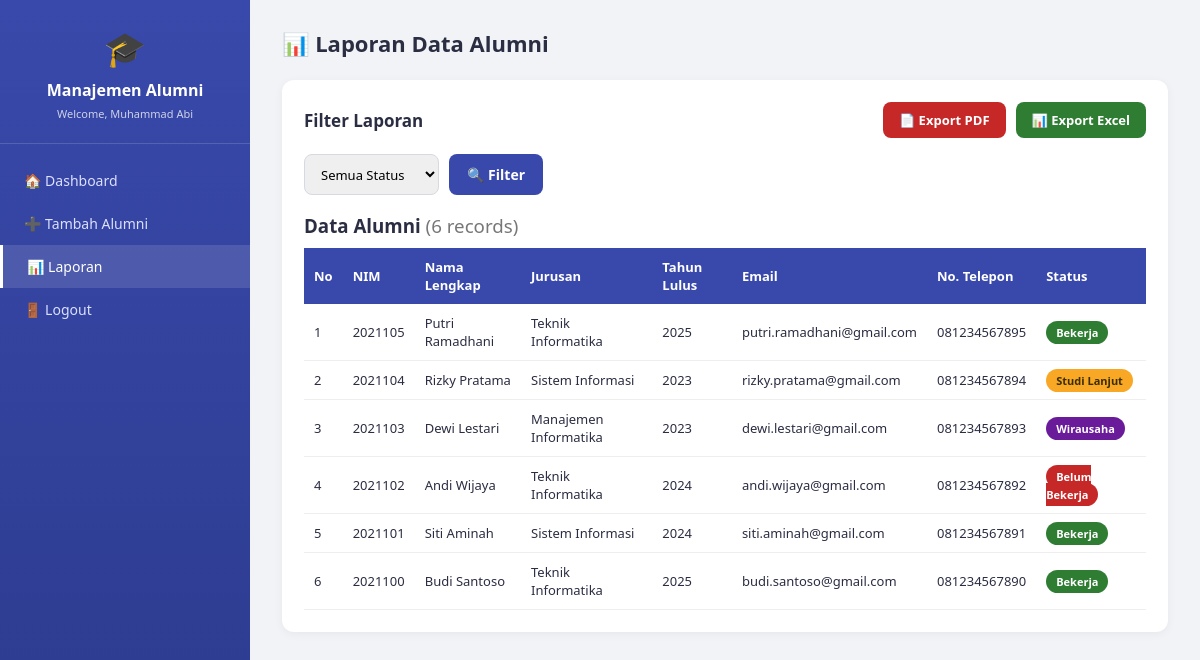
The app's page /view/alumni/laporan.php (signed in) with its own data.
### tables this page shows
CREATE TABLE IF NOT EXISTS alumni (
    id INT AUTO_INCREMENT PRIMARY KEY,
    nim VARCHAR(20) NOT NULL UNIQUE,
    nama_lengkap VARCHAR(100) NOT NULL,
    jurusan VARCHAR(100) NOT NULL,
    tahun_lulus YEAR NOT NULL,
    email VARCHAR(100) NOT NULL,
    no_telepon VARCHAR(20) NOT NULL,
    pekerjaan_saat_ini VARCHAR(100) DEFAULT '-',
    alamat TEXT,
    foto VARCHAR(255) DEFAULT NULL,
    status ENUM('Bekerja','Belum Bekerja','Wirausaha','Studi Lanjut') DEFAULT 'Belum Bekerja',
    created_at TIMESTAMP DEFAULT CURRENT_TIMESTAMP,
    updated_at TIMESTAMP DEFAULT CURRENT_TIMESTAMP ON UPDATE CURRENT_TIMESTAMP
);

### controller/AlumniController.php (called while the page is built, shortened)
<?php
require_once __DIR__ . '/../model/Alumni.php';
class AlumniController
{
    private $alumniModel;
    public function __construct()
    {
        $database = new Database();
        $db = $database->getConnection();
        $this->alumniModel = new Alumni($db);
    }
    public function getData($keyword = '', $status = '')
    {
        return $this->alumniModel->getAll();
    }
}

### model/Model.php (called while the page is built, shortened)
<?php
abstract class Model
{
    public function __construct($db)
    {
        $this->conn = $db;
    }
}

### model/Alumni.php (called while the page is built, shortened)
<?php
require_once __DIR__ . '/Model.php';
class Alumni extends Model
{
    protected $table = "alumni";
    public function getAll()
    {
        $sql = "SELECT * FROM {$this->table} ORDER BY id DESC";
        $stmt = $this->conn->prepare($sql);
        $stmt->execute();
        return $stmt->fetchAll(PDO::FETCH_ASSOC);
    }
}

### view/alumni/laporan.php (the view, shortened to what this page needs)
<?php
require_once __DIR__ . '/../../controller/AlumniController.php';
$controller = new AlumniController();
$statusFilter = $_GET['status'] ?? '';
$data = $controller->getData('', $statusFilter);
function badgeClass($status) {
    return match ($status) {
        'Bekerja' => 'bekerja',
        'Belum Bekerja' => 'belum',
        'Wirausaha' => 'wirausaha',
        'Studi Lanjut' => 'studi',
        default => 'belum',
    };
}
?>
<!DOCTYPE html>
<html lang="id">
<head>
    <link rel="stylesheet" href="../../public/css/style.css">
</head>
<body>
<div class="layout">
    <?php include __DIR__ . '/../layout/sidebar.php'; ?>
    <div class="main-content">
        <div class="topbar">
            <h1>📊 Laporan Data Alumni</h1>
        </div>
        <div class="panel">
            <div class="panel-head">
                <h3>Filter Laporan</h3>
                <div style="display:flex;gap:10px;">
                    <a href="../../controller/export.php?type=pdf&status=<?= urlencode($statusFilter) ?>" class="btn-export-pdf">📄 Export PDF</a>
                    <a href="../../controller/export.php?type=excel&status=<?= urlencode($statusFilter) ?>" class="btn-export-xls">📊 Export Excel</a>
                </div>
            </div>
            <form method="GET" class="search-bar" style="margin-bottom:18px;">
                <select name="status">
                    <option value="">Semua Status</option>
                </select>
                <button type="submit" class="btn btn-primary" style="width:auto;">🔍 Filter</button>
            </form>
            <h3 style="margin-bottom:10px;">Data Alumni <span style="font-weight:400;color:#777;">(<?= count($data) ?> records)</span></h3>
            <div style="overflow-x:auto;">
            <table>
                <thead>
                <tr>
                    <th>No</th>
                    <th>NIM</th>
                    <th>Nama Lengkap</th>
                    <th>Jurusan</th>
                    <th>Tahun Lulus</th>
                    <th>Email</th>
                    <th>No. Telepon</th>
                    <th>Status</th>
                </tr>
                </thead>
                <tbody>
                <?php if (empty($data)): ?>
                    <tr><td colspan="8" class="empty-state">Tidak ada data</td></tr>
                <?php else: ?>
                    <?php foreach ($data as $i => $row): ?>
                        <tr>
                            <td><?= $i + 1 ?></td>
                            <td><?= htmlspecialchars($row['nim']) ?></td>
                            <td><?= htmlspecialchars($row['nama_lengkap']) ?></td>
                            <td><?= htmlspecialchars($row['jurusan']) ?></td>
                            <td><?= htmlspecialchars($row['tahun_lulus']) ?></td>
                            <td><?= htmlspecialchars($row['email']) ?></td>
                            <td><?= htmlspecialchars($row['no_telepon']) ?></td>
                            <td><span class="badge <?= badgeClass($row['status']) ?>"><?= htmlspecialchars($row['status']) ?></span></td>
                        </tr>
                    <?php endforeach; ?>
                <?php endif; ?>
                </tbody>
            </table>
            </div>
        </div>
    </div>
</div>
</body>
</html>

### public/css/style.css (style rules this page uses)
* { margin: 0; padding: 0; box-sizing: border-box; font-family: 'Segoe UI', Tahoma, sans-serif; }
body { background: #f1f3f7; color: #2b2d42; }
.btn { display: inline-block; border: none; cursor: pointer; padding: 11px 18px; border-radius: 8px; font-size: 14px; font-weight: 600; text-decoration: none; text-align: center; transition: 0.2s; }
.btn-primary { background: #3949ab; color: #fff; width: 100%; }
.layout { display: flex; min-height: 100vh; }
.main-content { flex: 1; padding: 28px 32px; overflow-x: auto; }
.topbar { display: flex; justify-content: space-between; align-items: center; margin-bottom: 22px; }
.topbar h1 { font-size: 22px; }
.panel { background: #fff; border-radius: 12px; padding: 22px; box-shadow: 0 2px 10px rgba(0,0,0,0.05); margin-bottom: 22px; }
.panel-head { display: flex; justify-content: space-between; align-items: center; margin-bottom: 16px; flex-wrap: wrap; gap: 10px; }
.panel-head h3 { font-size: 17px; }
.search-bar { display: flex; gap: 10px; flex-wrap: wrap; }
.search-bar input, .search-bar select { padding: 9px 12px; border: 1px solid #d6d9e0; border-radius: 8px; font-size: 13px; }
table { width: 100%; border-collapse: collapse; font-size: 13px; }
table th { background: #3949ab; color: #fff; padding: 10px; text-align: left; }
table td { padding: 10px; border-bottom: 1px solid #eee; vertical-align: middle; }
.badge { padding: 4px 10px; border-radius: 20px; font-size: 11px; font-weight: 700; color: #fff; }
.badge.bekerja { background: #2e7d32; }
.badge.belum { background: #c62828; }
.badge.wirausaha { background: #6a1b9a; }
.badge.studi { background: #f9a825; color: #3a2e00; }
.btn-export-pdf { background: #c62828; color: #fff; padding: 9px 16px; border-radius: 8px; text-decoration: none; font-size: 13px; font-weight: 600; }
.btn-export-xls { background: #2e7d32; color: #fff; padding: 9px 16px; border-radius: 8px; text-decoration: none; font-size: 13px; font-weight: 600; }

### records on screen
alumni: nim "2021105", nama_lengkap "Putri Ramadhani", jurusan "Teknik Informatika", tahun_lulus "2025", email "putri.ramadhani@gmail.com", no_telepon "081234567895", status "Bekerja"
alumni: nim "2021104", nama_lengkap "Rizky Pratama", jurusan "Sistem Informasi", tahun_lulus "2023", email "rizky.pratama@gmail.com", no_telepon "081234567894", status "Studi Lanjut"
alumni: nim "2021103", nama_lengkap "Dewi Lestari", jurusan "Manajemen Informatika", tahun_lulus "2023", email "dewi.lestari@gmail.com", no_telepon "081234567893", status "Wirausaha"
alumni: nim "2021102", nama_lengkap "Andi Wijaya", jurusan "Teknik Informatika", tahun_lulus "2024", email "andi.wijaya@gmail.com", no_telepon "081234567892", status "Belum Bekerja"
alumni: nim "2021101", nama_lengkap "Siti Aminah", jurusan "Sistem Informasi", tahun_lulus "2024", email "siti.aminah@gmail.com", no_telepon "081234567891", status "Bekerja"
alumni: nim "2021100", nama_lengkap "Budi Santoso", jurusan "Teknik Informatika", tahun_lulus "2025", email "budi.santoso@gmail.com", no_telepon "081234567890", status "Bekerja"

### other values on screen
$_SESSION['nama_lengkap'] "Muhammad Abi"
count($data) "6"
